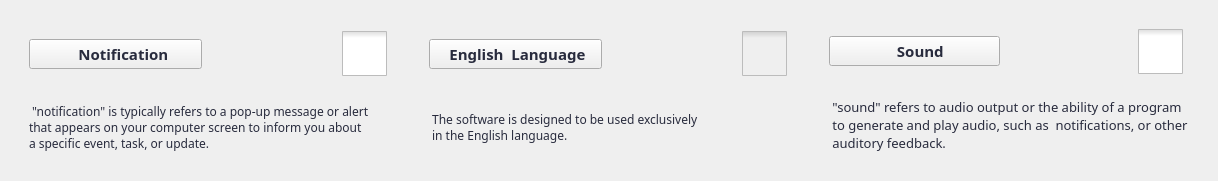
            <widget class="QWidget" name="widget_129" native="true">
             <layout class="QHBoxLayout" name="horizontalLayout_102">
              <property name="spacing">
               <number>0</number>
              </property>
              <property name="bottomMargin">
               <number>11</number>
              </property>
              <item>
               <widget class="QWidget" name="widget_165" native="true">
                <property name="minimumSize">
                 <size>
                  <width>400</width>
                  <height>0</height>
                 </size>
                </property>
                <property name="maximumSize">
                 <size>
                  <width>400</width>
                  <height>16777215</height>
                 </size>
                </property>
                <layout class="QVBoxLayout" name="verticalLayout_84">
                 <item>
                  <widget class="QWidget" name="widget_170" native="true">
                   <layout class="QHBoxLayout" name="horizontalLayout_90">
                    <property name="spacing">
                     <number>0</number>
                    </property>
                    <property name="leftMargin">
                     <number>0</number>
                    </property>
                    <property name="topMargin">
                     <number>0</number>
                    </property>
                    <property name="rightMargin">
                     <number>0</number>
                    </property>
                    <property name="bottomMargin">
                     <number>0</number>
                    </property>
                    <item>
                     <widget class="QWidget" name="widget_171" native="true">
                      <layout class="QHBoxLayout" name="horizontalLayout_91">
                       <item>
                        <widget class="QPushButton" name="btn_notificationSettings">
                         <property name="enabled">
                          <bool>true</bool>
                         </property>
                         <property name="font">
                          <font>
                           <family>Barlow</family>
                           <pointsize>11</pointsize>
                           <weight>75</weight>
                           <bold>true</bold>
                          </font>
                         </property>
                         <property name="styleSheet">
                          <string notr="true">color: rgba(40,43,61,255) ;</string>
                         </property>
                         <property name="text">
                          <string>    Notification</string>
                         </property>
                         <property name="icon">
                          <iconset>
                           <normaloff>../icons/icon_notification.png</normaloff>../icons/icon_notification.png</iconset>
                         </property>
                         <property name="iconSize">
                          <size>
                           <width>40</width>
                           <height>40</height>
                          </size>
                         </property>
                        </widget>
                       </item>
                      </layout>
                     </widget>
                    </item>
                    <item alignment="Qt::AlignRight">
                     <widget class="QWidget" name="widget_172" native="true">
                      <layout class="QHBoxLayout" name="horizontalLayout_92">
                       <property name="spacing">
                        <number>0</number>
                       </property>
                       <item>
                        <widget class="QCheckBox" name="checkBox_notificationSettings">
                         <property name="styleSheet">
                          <string notr="true">QCheckBox::indicator {
    width: 45px;
    height: 45px;
}

QCheckBox::indicator:checked {
 	 image:  url(/home/kali/Desktop/Linux-ISAN-Security-Gizmo-Box/assets/icons/icon_switchoff.png);
}

QCheckBox::indicator:unchecked {
     image: url(/home/kali/Desktop/Linux-ISAN-Security-Gizmo-Box/assets/icons/icon_switchon.png);
}
</string>
                         </property>
                         <property name="text">
                          <string/>
                         </property>
                        </widget>
                       </item>
                      </layout>
                     </widget>
                    </item>
                   </layout>
                  </widget>
                 </item>
                 <item>
                  <widget class="QWidget" name="widget_173" native="true">
                   <layout class="QHBoxLayout" name="horizontalLayout_93">
                    <item>
                     <widget class="QLabel" name="label_notifucationSettings">
                      <property name="font">
                       <font>
                        <family>Barlow</family>
                        <pointsize>9</pointsize>
                        <weight>50</weight>
                        <bold>false</bold>
                       </font>
                      </property>
                      <property name="styleSheet">
                       <string notr="true">color: rgba(40,43,61,255) ;</string>
                      </property>
                      <property name="text">
                       <string> &quot;notification&quot; is typically refers to a pop-up message or alert 
that appears on your computer screen to inform you about 
a specific event, task, or update. </string>
                      </property>
                     </widget>
                    </item>
                   </layout>
                  </widget>
                 </item>
                </layout>
               </widget>
              </item>
              <item>
               <widget class="QWidget" name="widget_174" native="true">
                <property name="minimumSize">
                 <size>
                  <width>400</width>
                  <height>0</height>
                 </size>
                </property>
                <property name="maximumSize">
                 <size>
                  <width>400</width>
                  <height>16777215</height>
                 </size>
                </property>
                <layout class="QVBoxLayout" name="verticalLayout_85">
                 <item>
                  <widget class="QWidget" name="widget_175" native="true">
                   <layout class="QHBoxLayout" name="horizontalLayout_94">
                    <property name="spacing">
                     <number>0</number>
                    </property>
                    <property name="leftMargin">
                     <number>0</number>
                    </property>
                    <property name="topMargin">
                     <number>0</number>
                    </property>
                    <property name="rightMargin">
                     <number>0</number>
                    </property>
                    <property name="bottomMargin">
                     <number>0</number>
                    </property>
                    <item>
                     <widget class="QWidget" name="widget_176" native="true">
                      <layout class="QHBoxLayout" name="horizontalLayout_95">
                       <item>
                        <widget class="QPushButton" name="btn_languageSettings">
                         <property name="enabled">
                          <bool>true</bool>
                         </property>
                         <property name="font">
                          <font>
                           <family>Barlow</family>
                           <pointsize>11</pointsize>
                           <weight>75</weight>
                           <bold>true</bold>
                          </font>
                         </property>
                         <property name="styleSheet">
                          <string notr="true">color: rgba(40,43,61,255) ;</string>
                         </property>
                         <property name="text">
                          <string> English  Language</string>
                         </property>
                         <property name="icon">
                          <iconset>
                           <normaloff>../icons/icons_language.png</normaloff>../icons/icons_language.png</iconset>
                         </property>
                         <property name="iconSize">
                          <size>
                           <width>40</width>
                           <height>40</height>
                          </size>
                         </property>
                        </widget>
                       </item>
                      </layout>
                     </widget>
                    </item>
                    <item alignment="Qt::AlignRight">
                     <widget class="QWidget" name="widget_177" native="true">
                      <layout class="QHBoxLayout" name="horizontalLayout_96">
                       <property name="spacing">
                        <number>0</number>
                       </property>
                       <item>
                        <widget class="QCheckBox" name="checkBox_btn_languageSettings">
                         <property name="enabled">
                          <bool>false</bool>
                         </property>
                         <property name="styleSheet">
                          <string notr="true">QCheckBox::indicator {
    width: 45px;
    height: 45px;
}

QCheckBox::indicator:checked {
 	 image:  url(/home/kali/Desktop/Linux-ISAN-Security-Gizmo-Box/assets/icons/icon_switchoff.png);
}

QCheckBox::indicator:unchecked {
     image: url(/home/kali/Desktop/Linux-ISAN-Security-Gizmo-Box/assets/icons/icon_switchon.png);
}
</string>
                         </property>
                         <property name="text">
                          <string/>
                         </property>
                        </widget>
                       </item>
                      </layout>
                     </widget>
                    </item>
                   </layout>
                  </widget>
                 </item>
                 <item>
                  <widget class="QWidget" name="widget_178" native="true">
                   <layout class="QHBoxLayout" name="horizontalLayout_97">
                    <item>
                     <widget class="QLabel" name="label_btn_languageSettings">
                      <property name="font">
                       <font>
                        <family>Barlow</family>
                        <pointsize>9</pointsize>
                        <weight>50</weight>
                        <bold>false</bold>
                       </font>
                      </property>
                      <property name="styleSheet">
                       <string notr="true">color: rgba(40,43,61,255) ;</string>
                      </property>
                      <property name="text">
                       <string> The software is designed to be used exclusively 
 in the English language.</string>
                      </property>
                     </widget>
                    </item>
                   </layout>
                  </widget>
                 </item>
                </layout>
               </widget>
              </item>
              <item>
               <widget class="QWidget" name="widget_179" native="true">
                <property name="minimumSize">
                 <size>
                  <width>0</width>
                  <height>0</height>
                 </size>
                </property>
                <property name="maximumSize">
                 <size>
                  <width>400</width>
                  <height>16777215</height>
                 </size>
                </property>
                <layout class="QVBoxLayout" name="verticalLayout_86">
                 <item>
                  <widget class="QWidget" name="widget_180" native="true">
                   <layout class="QHBoxLayout" name="horizontalLayout_98">
                    <property name="spacing">
                     <number>0</number>
                    </property>
                    <property name="leftMargin">
                     <number>0</number>
                    </property>
                    <property name="topMargin">
                     <number>0</number>
                    </property>
                    <property name="rightMargin">
                     <number>0</number>
                    </property>
                    <property name="bottomMargin">
                     <number>0</number>
                    </property>
                    <item>
                     <widget class="QWidget" name="widget_181" native="true">
                      <layout class="QHBoxLayout" name="horizontalLayout_99">
                       <item>
                        <widget class="QPushButton" name="btn_soundSettings">
                         <property name="enabled">
                          <bool>true</bool>
                         </property>
                         <property name="font">
                          <font>
                           <family>Barlow</family>
                           <pointsize>11</pointsize>
                           <weight>75</weight>
                           <bold>true</bold>
                          </font>
                         </property>
                         <property name="styleSheet">
                          <string notr="true">color: rgba(40,43,61,255) ;</string>
                         </property>
                         <property name="text">
                          <string>   Sound</string>
                         </property>
                         <property name="icon">
                          <iconset>
                           <normaloff>../icons/icons_sound.png</normaloff>../icons/icons_sound.png</iconset>
                         </property>
                         <property name="iconSize">
                          <size>
                           <width>40</width>
                           <height>40</height>
                          </size>
                         </property>
                        </widget>
                       </item>
                      </layout>
                     </widget>
                    </item>
                    <item alignment="Qt::AlignRight">
                     <widget class="QWidget" name="widget_182" native="true">
                      <layout class="QHBoxLayout" name="horizontalLayout_100">
                       <property name="spacing">
                        <number>0</number>
                       </property>
                       <item>
                        <widget class="QCheckBox" name="checkBox_soundSettings">
                         <property name="styleSheet">
                          <string notr="true">QCheckBox::indicator {
    width: 45px;
    height: 45px;
}

QCheckBox::indicator:checked {
 	 image:  url(/home/kali/Desktop/Linux-ISAN-Security-Gizmo-Box/assets/icons/icon_switchoff.png);
}

QCheckBox::indicator:unchecked {
     image: url(/home/kali/Desktop/Linux-ISAN-Security-Gizmo-Box/assets/icons/icon_switchon.png);
}
</string>
                         </property>
                         <property name="text">
                          <string/>
                         </property>
                        </widget>
                       </item>
                      </layout>
                     </widget>
                    </item>
                   </layout>
                  </widget>
                 </item>
                 <item>
                  <widget class="QWidget" name="widget_183" native="true">
                   <property name="font">
                    <font>
                     <pointsize>9</pointsize>
                    </font>
                   </property>
                   <layout class="QHBoxLayout" name="horizontalLayout_101">
                    <item>
                     <widget class="QLabel" name="label_10">
                      <property name="font">
                       <font>
                        <family>Barlow</family>
                        <pointsize>10</pointsize>
                        <weight>50</weight>
                        <bold>false</bold>
                       </font>
                      </property>
                      <property name="styleSheet">
                       <string notr="true">color: rgba(40,43,61,255) ;</string>
                      </property>
                      <property name="text">
                       <string> &quot;sound&quot; refers to audio output or the ability of a program 
 to generate and play audio, such as  notifications, or other 
 auditory feedback.</string>
                      </property>
                     </widget>
                    </item>
                   </layout>
                  </widget>
                 </item>
                </layout>
               </widget>
              </item>
             </layout>
            </widget>
